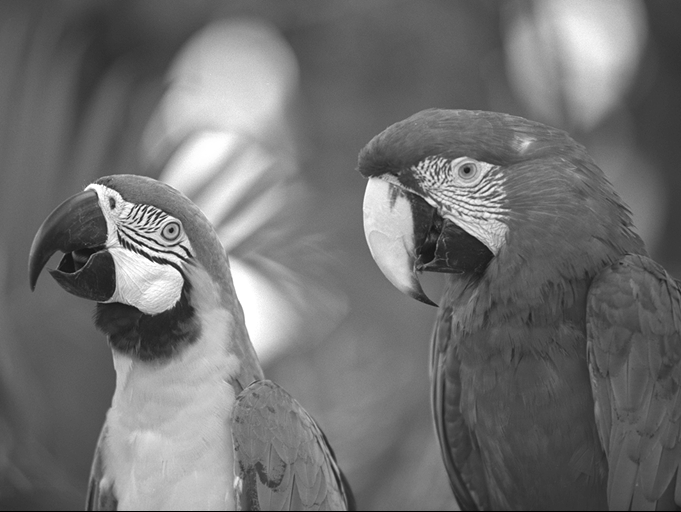
#> input picture lab1/lab1_gray.png, 681 x 512 px
$ python zad7.py
#> lines starting #> are read from the running program, lines starting #| are printed output that depends on the picture
import matplotlib.pyplot as plt
import matplotlib.image as mpimg
import numpy as np

img = mpimg.imread('lab1_gray.png')
#> img is the input picture: shape (512, 681) float32; min 0, max 1, mean 0.443

x, y = img.shape
#> x = 512; y = 681

imgX = np.copy(img)
imgX[x//2:] = imgX[x//2-1::-1]
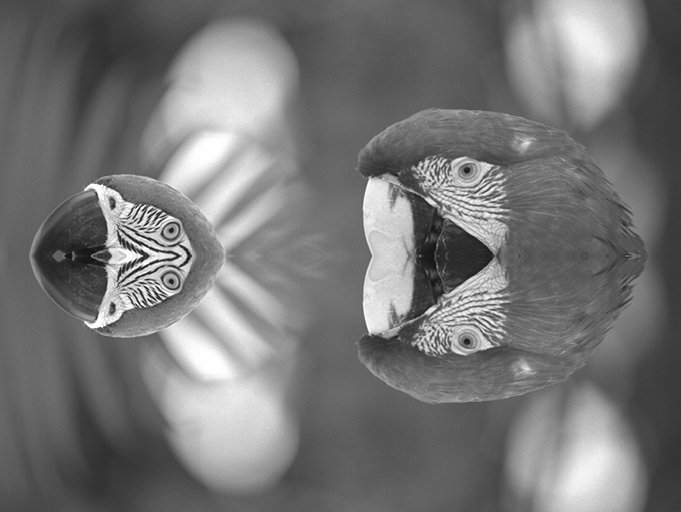
#> imgX: shape (512, 681) float32; min 0.0549, max 1, mean 0.462

imgY = np.copy(img)
imgY[:,y//2:] = imgY[:, y//2::-1]
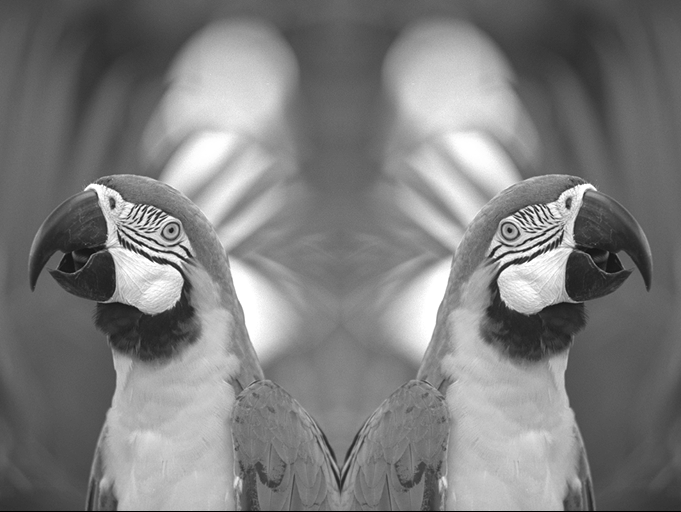
#> imgY: shape (512, 681) float32; min 0, max 1, mean 0.492

plt.subplot(1, 3, 1)
plt.imshow(img, cmap = 'gray')
plt.title('Obraz oryginalny')

plt.subplot(1, 3, 2)
plt.imshow(imgX, cmap = 'gray')
plt.title('Lustrzene odbicie górnej połowy na dolnej')

plt.subplot(1, 3, 3)
plt.imshow(imgY, cmap = 'gray')
plt.title('Lustrzane odbicie lewej połowy na prawej')

plt.show()
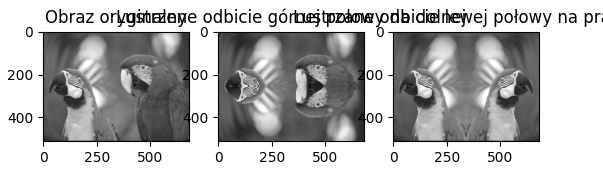
#> figure drawn by matplotlib, 3 panels
